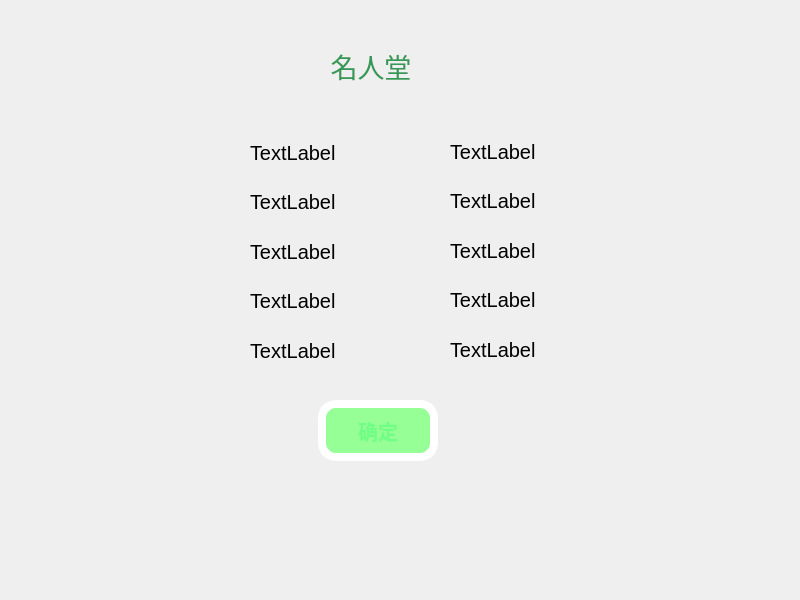
<?xml version="1.0" encoding="UTF-8"?>
<ui version="4.0">
 <class>Dialog2</class>
 <widget class="QDialog" name="Dialog2">
  <property name="geometry">
   <rect>
    <x>0</x>
    <y>0</y>
    <width>800</width>
    <height>600</height>
   </rect>
  </property>
  <property name="windowTitle">
   <string>Dialog</string>
  </property>
  <widget class="QLabel" name="label">
   <property name="geometry">
    <rect>
     <x>286</x>
     <y>31</y>
     <width>170</width>
     <height>71</height>
    </rect>
   </property>
   <property name="styleSheet">
    <string notr="true"> color:rgba(0,129,43,200);                                                                 </string>
   </property>
   <property name="text">
    <string>&lt;html&gt;&lt;head/&gt;&lt;body&gt;&lt;p align=&quot;center&quot;&gt;&lt;span style=&quot; font-size:20pt;&quot;&gt;名人堂&lt;/span&gt;&lt;/p&gt;&lt;/body&gt;&lt;/html&gt;</string>
   </property>
  </widget>
  <widget class="QPushButton" name="pushButton">
   <property name="geometry">
    <rect>
     <x>318</x>
     <y>400</y>
     <width>120</width>
     <height>61</height>
    </rect>
   </property>
   <property name="styleSheet">
    <string notr="true">QPushButton{
                   background-color:rgb(150,255,150);
                   border-style:outset;                
                   border-width:8px;                   
                   border-radius:18px;                   
                   border-color:rgb(255,255,255);
                   font:bold 20px; 
				 color:rgba(102,255,129,200);                                                                 
                   padding:6px;                          
                   
}
 QPushButton:pressed{
                   background-color:rgba(100,200,150,200);
                   border-color:rgba(255,255,255,30);
                   border-style:inset;
                   color:rgba(255,127,0,100);
                   }
                 
 QPushButton:hover{
 				background-color:rgba(100,255,150,200);
                  border-color:rgba(255,255,255,200);
                  color:rgba(255,127,0,200);
                   }</string>
   </property>
   <property name="text">
    <string>确定</string>
   </property>
  </widget>
  <widget class="QWidget" name="">
   <property name="geometry">
    <rect>
     <x>250</x>
     <y>131</y>
     <width>92</width>
     <height>241</height>
    </rect>
   </property>
   <layout class="QVBoxLayout" name="verticalLayout">
    <item>
     <widget class="QLabel" name="label_2">
      <property name="styleSheet">
       <string notr="true">font:20px</string>
      </property>
      <property name="text">
       <string>TextLabel</string>
      </property>
     </widget>
    </item>
    <item>
     <widget class="QLabel" name="label_3">
      <property name="styleSheet">
       <string notr="true">font:20px
</string>
      </property>
      <property name="text">
       <string>TextLabel</string>
      </property>
     </widget>
    </item>
    <item>
     <widget class="QLabel" name="label_4">
      <property name="styleSheet">
       <string notr="true">font:20px</string>
      </property>
      <property name="text">
       <string>TextLabel</string>
      </property>
     </widget>
    </item>
    <item>
     <widget class="QLabel" name="label_5">
      <property name="styleSheet">
       <string notr="true">font:20px</string>
      </property>
      <property name="text">
       <string>TextLabel</string>
      </property>
     </widget>
    </item>
    <item>
     <widget class="QLabel" name="label_6">
      <property name="styleSheet">
       <string notr="true">font:20px</string>
      </property>
      <property name="text">
       <string>TextLabel</string>
      </property>
     </widget>
    </item>
   </layout>
  </widget>
  <widget class="QWidget" name="">
   <property name="geometry">
    <rect>
     <x>450</x>
     <y>130</y>
     <width>92</width>
     <height>241</height>
    </rect>
   </property>
   <layout class="QVBoxLayout" name="verticalLayout_2">
    <item>
     <widget class="QLabel" name="label_7">
      <property name="styleSheet">
       <string notr="true">font:20px</string>
      </property>
      <property name="text">
       <string>TextLabel</string>
      </property>
     </widget>
    </item>
    <item>
     <widget class="QLabel" name="label_8">
      <property name="styleSheet">
       <string notr="true">font:20px</string>
      </property>
      <property name="text">
       <string>TextLabel</string>
      </property>
     </widget>
    </item>
    <item>
     <widget class="QLabel" name="label_9">
      <property name="styleSheet">
       <string notr="true">font:20px</string>
      </property>
      <property name="text">
       <string>TextLabel</string>
      </property>
     </widget>
    </item>
    <item>
     <widget class="QLabel" name="label_10">
      <property name="styleSheet">
       <string notr="true">font:20px</string>
      </property>
      <property name="text">
       <string>TextLabel</string>
      </property>
     </widget>
    </item>
    <item>
     <widget class="QLabel" name="label_11">
      <property name="styleSheet">
       <string notr="true">font:20px</string>
      </property>
      <property name="text">
       <string>TextLabel</string>
      </property>
     </widget>
    </item>
   </layout>
  </widget>
 </widget>
 <resources/>
 <connections/>
</ui>
